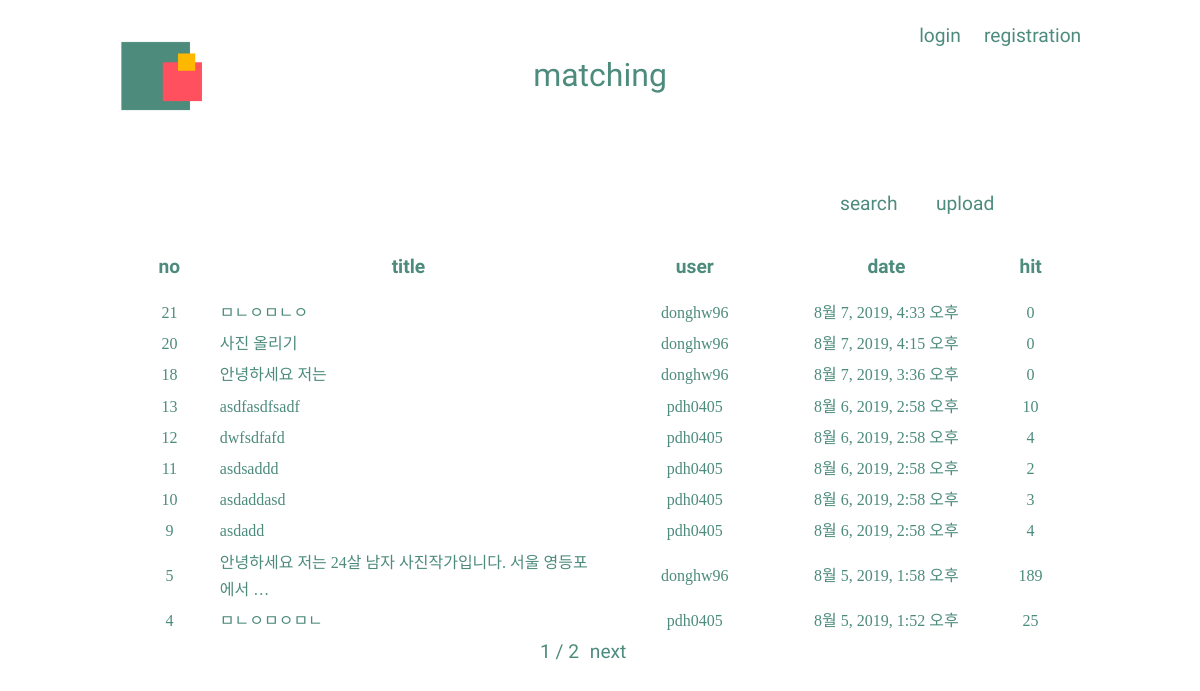
Screenshot of /blog/ with the database file from the repository.
### blog/models.py (models this page shows, shortened)
class Post(models.Model):
    writer = models.CharField(max_length=100)
    post_date = models.DateTimeField(auto_now_add=True)
    post_title = models.CharField(max_length=100)
    post_contents = RichTextUploadingField()
    post_hit = models.PositiveIntegerField(default=0)
    class Meta:
        ordering = ['-id']
    def get_absolute_url(self):
        return reverse_lazy('post_detail', args=[str(self.id)])

### blog/views.py (the view)
# urls.py: path('', views.PostListView.as_view(), name='board_index'),
class PostListView(generic.ListView):
    model = Post
    paginate_by = 10

### blog/templates/blog/post_list.html (shortened to what this page needs)
{% extends './base.html' %}
{% block content %}
    <table class="table">
        <thead>
            <tr>
                <th>no</th>
                <th>title</th>
                <th>user</th>
                <th>date</th>
                <th>hit</th>
            </tr>
            <tr>
                <th></th>
                <th></th>
                <th></th>
                <th></th>
                <th></th>
            </tr>
        </thead>
        <tbody>
            {% if post_list %}
                {% for post in post_list %}
                    <tr>
                        <td id="id">{{ post.id }}</td>
                        <td id="board_title"><a href="{{ post.get_absolute_url }}">{{ post.post_title|truncatewords:"7"}}</a></td>
                        <td id="user">{{ post.writer}}</td>
                        <td id="date">{{ post.post_date }}</td>
                        <td id="hit">{{ post.post_hit }}</td>
                    </tr>
                {% endfor %}
            {% else %}
                <p class="m">아직 게시물이 없습니다!</p>
            {% endif %}
        </tbody>
    </table>
{% endblock %}

### blog/static/css/blog.css (style rules this page uses)
.table > thead > tr > th { font-family: 'Lacquer', sans-serif; color: rgb(77,139,124); font-size: 1.2em; text-align: center; }
thead { line-height: 3em; }
tbody { margin-top: 10%; color: rgb(77,139,124); line-height: 1.7em; }
#id { width: 10%; text-align: center; }
#board_title { width: 40%; }
#board_title > a { text-decoration: none; text-overflow: ellipsis; color: rgb(77,139,124); }
#user { width: 20%; text-align: center; }
#date { width: 20%; text-align: center; }
#hit { width: 10%; text-align: center; }

### rows the page displays
Post: id "21", post_title "ㅁㄴㅇㅁㄴㅇ", writer "donghw96", post_date "8월 7, 2019, 4:33 오후", post_hit "0"
Post: id "20", post_title "사진 올리기", writer "donghw96", post_date "8월 7, 2019, 4:15 오후", post_hit "0"
Post: id "18", post_title "안녕하세요 저는", writer "donghw96", post_date "8월 7, 2019, 3:36 오후", post_hit "0"
Post: id "13", post_title "asdfasdfsadf", writer "pdh0405", post_date "8월 6, 2019, 2:58 오후", post_hit "10"
Post: id "12", post_title "dwfsdfafd", writer "pdh0405", post_date "8월 6, 2019, 2:58 오후", post_hit "4"
Post: id "11", post_title "asdsaddd", writer "pdh0405", post_date "8월 6, 2019, 2:58 오후", post_hit "2"
Post: id "10", post_title "asdaddasd", writer "pdh0405", post_date "8월 6, 2019, 2:58 오후", post_hit "3"
Post: id "9", post_title "asdadd", writer "pdh0405", post_date "8월 6, 2019, 2:58 오후", post_hit "4"
Post: id "5", post_title "안녕하세요 저는 24살 남자 사진작가입니다. 서울 영등포에서 …", writer "donghw96", post_date "8월 5, 2019, 1:58 오후", post_hit "189"
Post: id "4", post_title "ㅁㄴㅇㅁㅇㅁㄴ", writer "pdh0405", post_date "8월 5, 2019, 1:52 오후", post_hit "25"

### other values shown
{{ page_obj.number }} "1"
{{ page_obj.paginator.num_pages }} "2"
